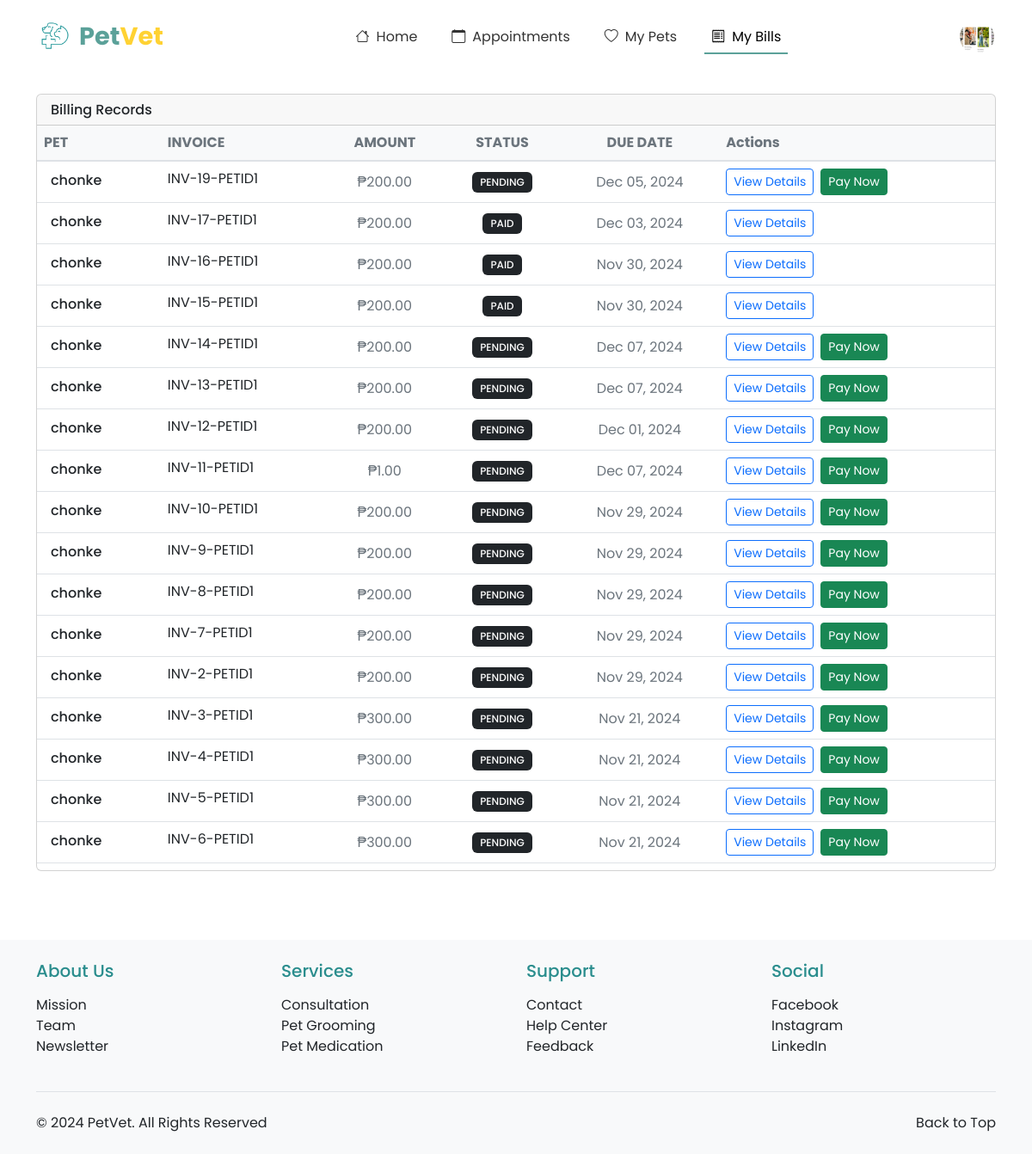
Page /bills/ (signed in) on the earlier database version.
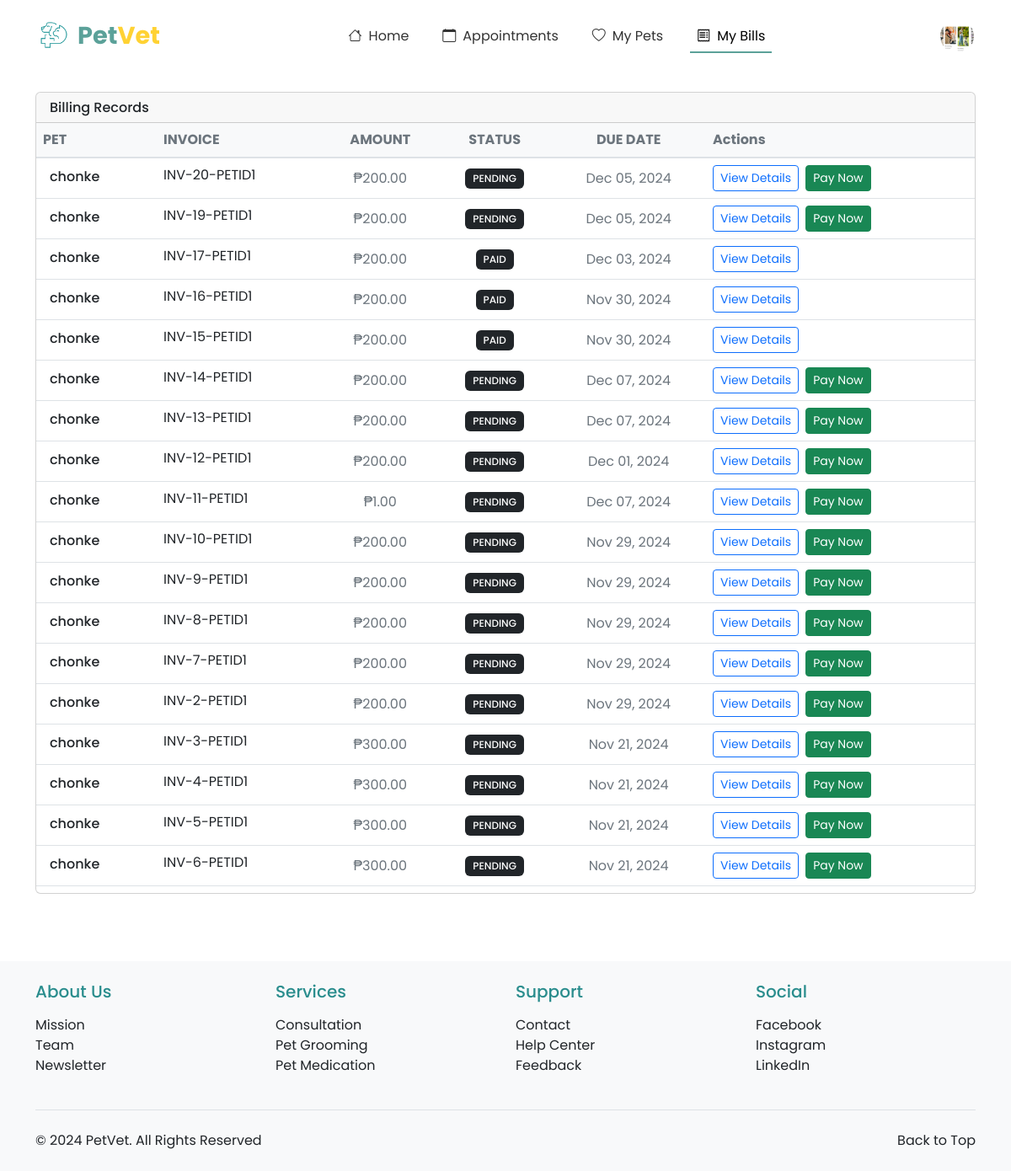
Same page on the later database version.
### veterinarians/models.py (models this page shows, shortened)
class BillingRecord(models.Model):
    STATUS_CHOICES = [
        ('PENDING', 'Pending'),
        ('PAID', 'Paid'),
        ('OVERDUE', 'Overdue'),
        ('CANCELLED', 'Cancelled'),
    ]
    PAYMENT_METHOD_CHOICES = [
        ('CASH', 'Cash'),
        ('CREDIT_CARD', 'Credit Card'),
        ('DEBIT_CARD', 'Debit Card'),
        ('GCASH', 'GCash'),
        ('MAYA', 'Maya'),
    ]
    medical_record = models.OneToOneField(MedicalRecord, on_delete=models.CASCADE)
    amount = models.DecimalField(max_digits=10, decimal_places=2)
    status = models.CharField(max_length=10, choices=STATUS_CHOICES, default='PENDING')
    due_date = models.DateField()
    created_at = models.DateTimeField(auto_now_add=True, null=True)
    payment_method = models.CharField(max_length=50, choices=PAYMENT_METHOD_CHOICES, blank=True)
    payment_date = models.DateField(null=True, blank=True)
    invoice_number = models.CharField(max_length=50, unique=True)
    notes = models.TextField(blank=True)

class MedicalRecord(models.Model):
    pet = models.ForeignKey(Pet, on_delete=models.CASCADE, related_name='medical_records')
    veterinarian = models.ForeignKey(VeterinarianProfile, on_delete=models.CASCADE)
    date = models.DateTimeField(auto_now_add=True)
    diagnosis = models.TextField()
    treatment = models.ForeignKey(Treatment, on_delete=models.SET_NULL, null=True, blank=True)
    notes = models.TextField(blank=True)
    next_visit_date = models.DateField(null=True, blank=True)

### pet_registration/models.py (models this page shows, shortened)
class Pet(models.Model):
    owner = models.ForeignKey(User, on_delete=models.CASCADE, related_name='pets')
    pet_id = models.CharField(max_length=20, unique=True)
    pet_name = models.CharField(max_length=50)
    breed = models.CharField(max_length=50)
    species = models.CharField(max_length=50)
    sex = models.CharField(max_length=10, choices=[('Male', 'Male'), ('Female', 'Female'), ('Unknown', 'Unknown')])
    weight = models.DecimalField(max_digits=5, decimal_places=2)
    birthday = models.DateField()
    pet_description = models.TextField(blank=True, null=True)
    image_url = models.ImageField(upload_to='pet_images/', blank=True, null=True)
    primary_veterinarian = models.ForeignKey('veterinarians.VeterinarianProfile',
        on_delete=models.SET_NULL,
        null=True,
        blank=True,
        related_name='primary_pets'
    )

### billings/views.py (the view)
# urls.py: path('', views.billing_list, name='billing_list'),
@login_required
def billing_list(request):
    try:
        bills = BillingRecord.objects.filter(
            medical_record__pet__owner=request.user
        ).order_by('-created_at')
        logger.info(f"Total bills found: {bills.count()}")
        for bill in bills:
            logger.info(f"Bill ID: {bill.id}, Status: {bill.status}, Status Display: {bill.get_status_display()}")
        if not bills.exists():
            messages.info(request, "You currently have no billing records.")
        context = {
            'bills': bills,
        }
        return render(request, 'billings/billing_list.html', context)
    except Exception as e:
        logger.error(f"Billing list error: {str(e)}")
        logger.error(traceback.format_exc())
        messages.error(request, "An error occurred while retrieving your billing records. Please try again later.")
        return render(request, 'billings/billing_list.html', {
            'bills': [],
            'error': "Unable to retrieve billing records"
        })

### billings/templates/billings/billing_list.html (shortened to what the changed rows need)
{% extends 'base.html' %}
{% load static %}
{% block content %}
<div class="container container-fluid py-4">
    <div class="row">
        <div class="col-12">
            <div class="card mb-4">
                <div class="card-body px-0 pt-0 pb-2">
                    <div class="table-responsive p-0">
                        {% if bills %}
                            <table class="table align-items-center mb-0">
                                <thead>
                                    <tr>
                                        <th class="text-uppercase text-secondary text-xxs font-weight-bolder opacity-7">Pet</th>
                                        <th class="text-uppercase text-secondary text-xxs font-weight-bolder opacity-7 ps-2">Invoice</th>
                                        <th class="text-center text-uppercase text-secondary text-xxs font-weight-bolder opacity-7">Amount</th>
                                        <th class="text-center text-uppercase text-secondary text-xxs font-weight-bolder opacity-7">Status</th>
                                        <th class="text-center text-uppercase text-secondary text-xxs font-weight-bolder opacity-7">Due Date</th>
                                        <th class="text-secondary opacity-7">Actions</th>
                                    </tr>
                                </thead>
                                <tbody>
                                    {% for bill in bills %}
                                    <tr>
                                        <td>
                                            <div class="d-flex px-2 py-1">
                                                <div class="d-flex flex-column justify-content-center">
                                                    <h6 class="mb-0 text-sm">{{ bill.medical_record.pet.pet_name }}</h6>
                                                </div>
                                            </div>
                                        </td>
                                        <td>
                                            <p class="text-xs font-weight-bold mb-0">{{ bill.invoice_number }}</p>
                                        </td>
                                        <td class="align-middle text-center">
                                            <span class="text-secondary text-xs font-weight-bold">₱{{ bill.amount|floatformat:2 }}</span>
                                        </td>
                                        <td class="align-middle text-center text-sm">
                                            <span class="badge badge-sm bg-dark">{{ bill.status }}</span>
                                        </td>
                                        <td class="align-middle text-center">
                                            <span class="text-secondary text-xs font-weight-bold">{{ bill.due_date|date:"M d, Y" }}</span>
                                        </td>
                                        <td class="align-middle">
                                            <div class="d-flex gap-2">
                                                <a href="{% url 'billings:bill_details' bill.id %}" class="btn btn-sm btn-outline-primary">
                                                    View Details
                                                </a>
                                                {% if bill.status == 'PENDING' or bill.status == 'OVERDUE' %}
                                                <button type="button" class="btn btn-sm btn-success" data-bs-toggle="modal" data-bs-target="#paymentModal{{ bill.id }}">
                                                    Pay Now
                                                </button>
                                                {% endif %}
                                            </div>
                                        </td>
                                    </tr>
                                    {% endfor %}
                                </tbody>
                            </table>
                        {% else %}
                            <div class="text-center py-4">
                                <p>No billing records found.</p>
                            </div>
                        {% endif %}
                    </div>
                </div>
            </div>
        </div>
    </div>
</div>
{% endblock %}

Differences in the rows shown:
added BillingRecord: medical_record.pet.pet_name "chonke", invoice_number "INV-20-PETID1", amount "200.00", status "PENDING", due_date "Dec 05, 2024"
